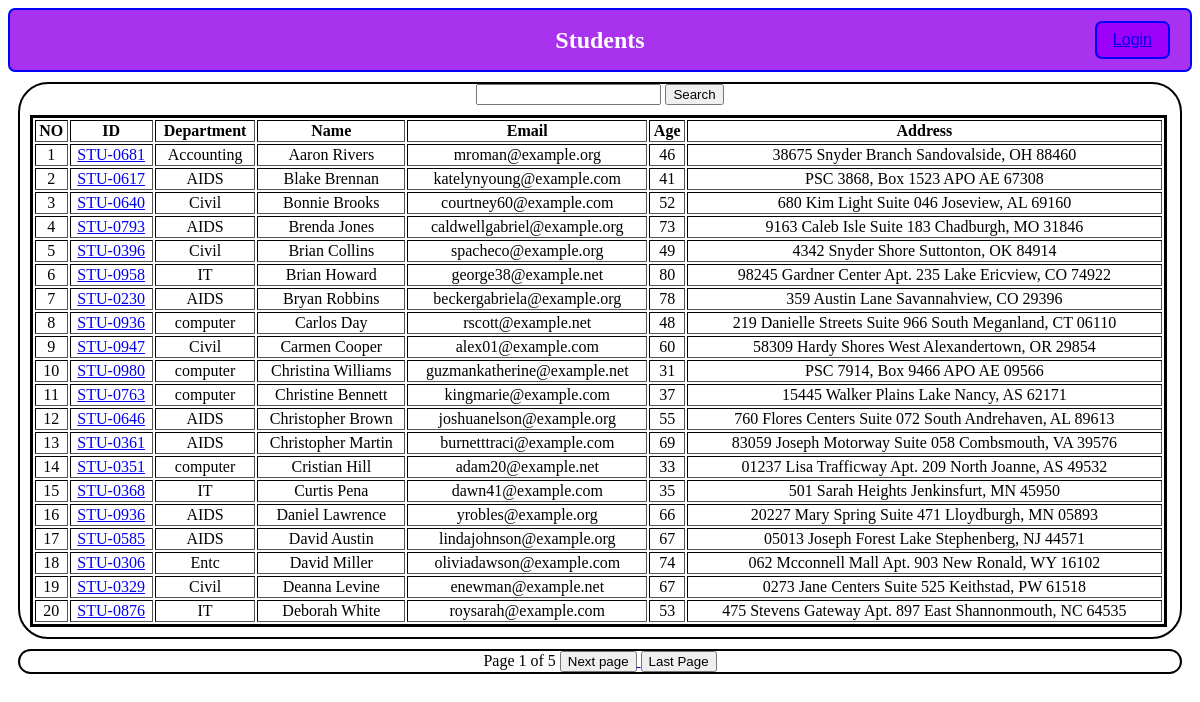
The page /students/ on the database its author committed.
### vegi/models.py (models this page shows, shortened)
class Student(models.Model):
    department= models.ForeignKey(Department, related_name="depart" , on_delete=models.CASCADE)
    studentid = models. OneToOneField(StudentId , related_name="studentid", on_delete=models.CASCADE)
    student_name = models.CharField(max_length=100)
    student_email = models.EmailField(unique=True )
    student_age = models.IntegerField(default=18)
    student_address= models.TextField()
    is_deleted= models.BooleanField(default = False)
    objects = StudentsManager()
    admin_objects = models.Manager()
    class Meta:
        ordering= ["student_name"]
        verbose_name = 'Student'

class StudentId(models.Model):
    student_id= models.CharField(max_length=100)
    def __str__(self) -> str:
        return self.student_id

class Department(models.Model):
    department= models.CharField(max_length=100)
    def __str__(self) -> str:
        return self.department
    class Meta:
        ordering = ["department"]

### vegi/views.py (the view, shortened to what this page needs)
# urls.py: path("students/", get_students, name = "get_students"),
def get_students(request):
    queryset = Student.objects.all()
    paginator = Paginator(queryset , 20 )
    page_no = request.GET.get("page", 1)
    page_obj = paginator.get_page(page_no)
    return render(request , "report/students.html" , {"queryset" : page_obj})

### vegi/models.py (called while the page is built)
    def get_queryset(self):
        return super().get_queryset().filter(is_deleted = False )

### vegi/templates/report/students.html (shortened to what this page needs)
{% extends "base.html" %} {% block start %}
<div class="container">
  <form >
    <input type="text" name= "search" >
    <button>Search </button>
  </form>
  <table border= 2 class='table-container'>
    <thead>
      <th>NO</th>
      <th>ID</th>
      <th>Department</th>
      <th>Name</th>
      <th>Email</th>
      <th>Age</th>
      <th>Address</th>
    </thead>
    <tbody>
        {% for student in queryset %}
        <tr>
            <td>{{forloop.counter}}</td>
            <td>
              <a href="{% url 'see-marks' student.studentid %} ">{{student.studentid}}</a>
            </td>
            <td>{{student.department}}</td>
            <td>{{student.student_name}}</td>
            <td>{{student.student_email}}</td>
            <td>{{student.student_age}}</td>
            <td>{{student.student_address}}</td>
        </tr>
        {% endfor %}
    </tbody>
  </table>
</div>
<div class = "container">
  <span>
    Page {{queryset.number}} of {{queryset.paginator.num_pages}}
  </span>
  <span>
    {%if queryset.has_next %}
    <a href="?page={{queryset.next_page_number}}"> <button>Next page</button>  </a>
    <a href="?page={{queryset.paginator.num_pages}}"><button>Last Page </button></a>
    {% endif %}
  </span>
</div>
{% endblock %}

### home/templates/base.html (shortened to what this page needs)
<!doctype html>
<html lang="en">
  <head>
  </head>
  <body>
    <nav class="navbar">
      <h1>Students </h1>
      <button class="nav-btn">
        {%if request.user.is_authenticated%}
        <a href="/logout_page/"> Logout </a>
        {% else %}
        <a href="/login_page/"> Login </a>
        {% endif %}
      </button>
    </nav>
    {% block start%} {% endblock %}
  </body>
</html>

### home/templates/base.html (style rules this page uses)
body { content-align: center; }
.container { margin: 10px; text-align: center; border: 2px solid black; border-radius: 30px; content-align: center; }
.table-container { width: 98%; border: 3px solid black; margin: 10px; padding: 10px: }
.navbar { display: flex; align-items: center; justify-content: center; background: #a932ee; color: white; height: 60px; position: relative; border-radius: 7px; border: 2px solid blue; }
.nav-btn { position: absolute; right: 20px; padding: 8px 16px; border: none; background: #9c00f7; color: white; border-radius: 7px; cursor: pointer; font-size: 16px; border: 2px solid blue; }

### rows shown on the page
Student: studentid "STU-0681", department "Accounting", student_name "Aaron Rivers", student_email "mroman@example.org", student_age "46", student_address "38675 Snyder Branch Sandovalside, OH 88460"
Student: studentid "STU-0617", department "AIDS", student_name "Blake Brennan", student_email "katelynyoung@example.com", student_age "41", student_address "PSC 3868, Box 1523 APO AE 67308"
Student: studentid "STU-0640", department "Civil", student_name "Bonnie Brooks", student_email "courtney60@example.com", student_age "52", student_address "680 Kim Light Suite 046 Joseview, AL 69160"
Student: studentid "STU-0793", department "AIDS", student_name "Brenda Jones", student_email "caldwellgabriel@example.org", student_age "73", student_address "9163 Caleb Isle Suite 183 Chadburgh, MO 31846"
Student: studentid "STU-0396", department "Civil", student_name "Brian Collins", student_email "spacheco@example.org", student_age "49", student_address "4342 Snyder Shore Suttonton, OK 84914"
Student: studentid "STU-0958", department "IT", student_name "Brian Howard", student_email "george38@example.net", student_age "80", student_address "98245 Gardner Center Apt. 235 Lake Ericview, CO 74922"
Student: studentid "STU-0230", department "AIDS", student_name "Bryan Robbins", student_email "beckergabriela@example.org", student_age "78", student_address "359 Austin Lane Savannahview, CO 29396"
Student: studentid "STU-0936", department "computer", student_name "Carlos Day", student_email "rscott@example.net", student_age "48", student_address "219 Danielle Streets Suite 966 South Meganland, CT 06110"
Student: studentid "STU-0947", department "Civil", student_name "Carmen Cooper", student_email "alex01@example.com", student_age "60", student_address "58309 Hardy Shores West Alexandertown, OR 29854"
Student: studentid "STU-0980", department "computer", student_name "Christina Williams", student_email "guzmankatherine@example.net", student_age "31", student_address "PSC 7914, Box 9466 APO AE 09566"
Student: studentid "STU-0763", department "computer", student_name "Christine Bennett", student_email "kingmarie@example.com", student_age "37", student_address "15445 Walker Plains Lake Nancy, AS 62171"
Student: studentid "STU-0646", department "AIDS", student_name "Christopher Brown", student_email "joshuanelson@example.org", student_age "55", student_address "760 Flores Centers Suite 072 South Andrehaven, AL 89613"
Student: studentid "STU-0361", department "AIDS", student_name "Christopher Martin", student_email "burnetttraci@example.com", student_age "69", student_address "83059 Joseph Motorway Suite 058 Combsmouth, VA 39576"
Student: studentid "STU-0351", department "computer", student_name "Cristian Hill", student_email "adam20@example.net", student_age "33", student_address "01237 Lisa Trafficway Apt. 209 North Joanne, AS 49532"
Student: studentid "STU-0368", department "IT", student_name "Curtis Pena", student_email "dawn41@example.com", student_age "35", student_address "501 Sarah Heights Jenkinsfurt, MN 45950"
Student: studentid "STU-0936", department "AIDS", student_name "Daniel Lawrence", student_email "yrobles@example.org", student_age "66", student_address "20227 Mary Spring Suite 471 Lloydburgh, MN 05893"
Student: studentid "STU-0585", department "AIDS", student_name "David Austin", student_email "lindajohnson@example.org", student_age "67", student_address "05013 Joseph Forest Lake Stephenberg, NJ 44571"
Student: studentid "STU-0306", department "Entc", student_name "David Miller", student_email "oliviadawson@example.com", student_age "74", student_address "062 Mcconnell Mall Apt. 903 New Ronald, WY 16102"
Student: studentid "STU-0329", department "Civil", student_name "Deanna Levine", student_email "enewman@example.net", student_age "67", student_address "0273 Jane Centers Suite 525 Keithstad, PW 61518"
Student: studentid "STU-0876", department "IT", student_name "Deborah White", student_email "roysarah@example.com", student_age "53", student_address "475 Stevens Gateway Apt. 897 East Shannonmouth, NC 64535"

### other values the page prints
{{ queryset.number }} "1"
{{ queryset.paginator.num_pages }} "5"
